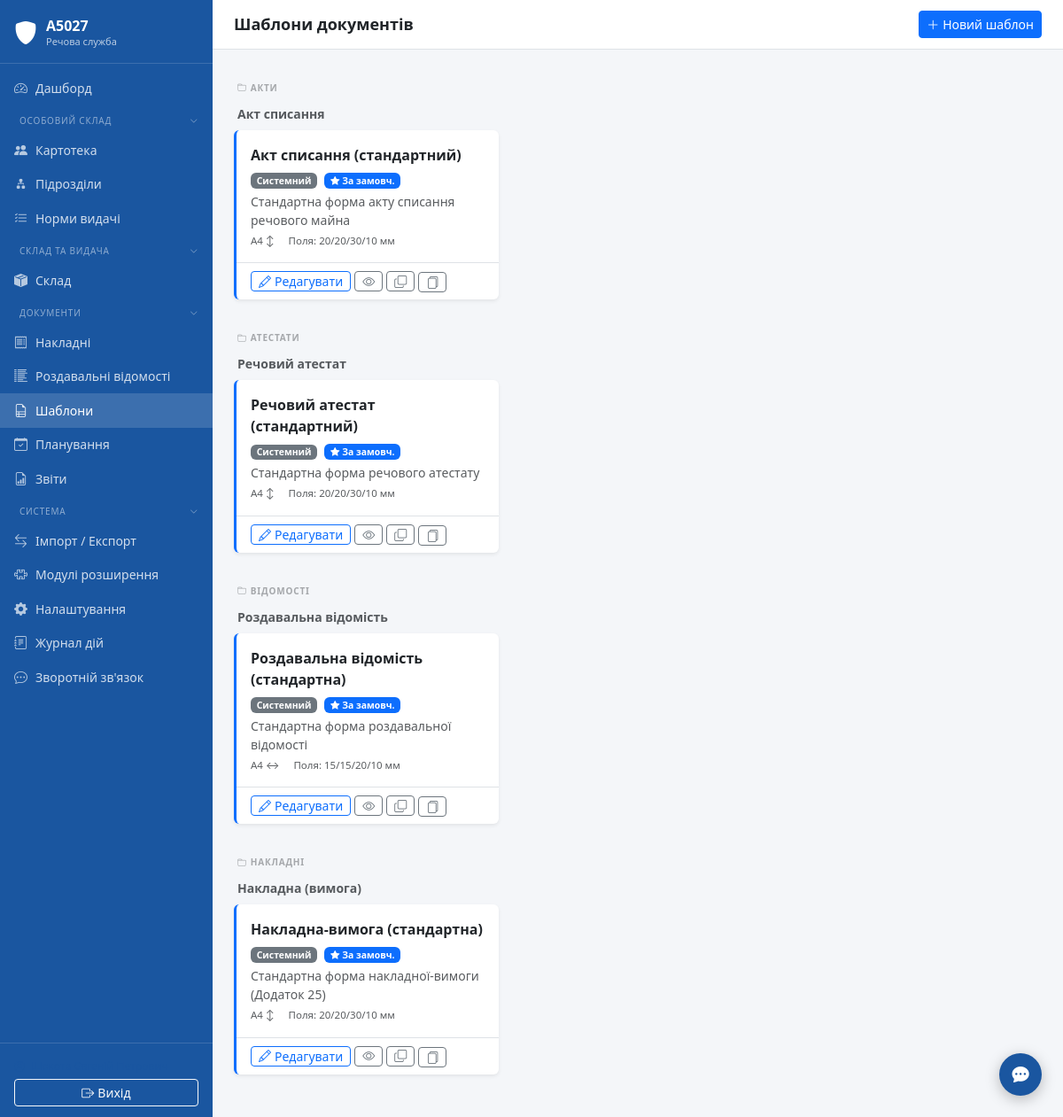
Screenshot of /doc-templates/ (signed in) with the database file from the repository.
### tables this page shows
CREATE TABLE settings (
            key TEXT PRIMARY KEY,
            value TEXT NOT NULL DEFAULT '',
            updated_at TEXT NOT NULL DEFAULT (datetime('now','localtime'))
        );

CREATE TABLE doc_templates (
            id INTEGER PRIMARY KEY AUTOINCREMENT,
            name TEXT NOT NULL UNIQUE,
            doc_type TEXT NOT NULL DEFAULT 'custom',
            description TEXT,
            grid_data TEXT NOT NULL DEFAULT '{}',
            page_orientation TEXT NOT NULL DEFAULT 'portrait',
            page_size TEXT NOT NULL DEFAULT 'A4',
            margin_top REAL NOT NULL DEFAULT 20,
            margin_bottom REAL NOT NULL DEFAULT 20,
            margin_left REAL NOT NULL DEFAULT 30,
            margin_right REAL NOT NULL DEFAULT 10,
            is_system INTEGER NOT NULL DEFAULT 0,
            created_at TEXT NOT NULL DEFAULT (datetime('now','localtime')),
            updated_at TEXT NOT NULL DEFAULT (datetime('now','localtime'))
        , template_group TEXT NOT NULL DEFAULT '', default_for_type INTEGER NOT NULL DEFAULT 0, font_family TEXT NOT NULL DEFAULT 'Times New Roman', base_font_size INTEGER NOT NULL DEFAULT 12);

### modules/doc_templates/routes.py (the view)
@bp.route("/")
@login_required
def index():
    conn = get_connection()
    templates = conn.execute(
        "SELECT * FROM doc_templates ORDER BY template_group, doc_type, name"
    ).fetchall()
    conn.close()
    groups = {}
    for t in templates:
        g = t["template_group"] or "Без групи"
        dt = t["doc_type"]
        groups.setdefault(g, {}).setdefault(dt, []).append(dict(t))
    return render_template(
        "doc_templates/index.html",
        groups=groups,
        doc_type_labels=DOC_TYPE_LABELS,
    )

### templates/doc_templates/index.html (shortened to what this page needs)
{% extends "base.html" %}
{% block page_title %}Шаблони документів{% endblock %}
{% block topbar_actions %}
<a href="{{ url_for('doc_templates.new') }}" class="btn btn-sm btn-primary">
    <i class="bi bi-plus-lg me-1"></i>Новий шаблон
</a>
{% endblock %}
{% block content %}
{% if not groups %}
<div class="text-center py-5 text-muted">
    <i class="bi bi-file-earmark-ruled" style="font-size:3rem;opacity:.3"></i>
    <p class="mt-3">Шаблонів ще немає.<br>
        <a href="{{ url_for('doc_templates.new') }}">Створити перший</a>
    </p>
</div>
{% else %}
{% for group_name, by_type in groups.items() %}
<div class="mb-4">
    <div class="nav-section-label mb-2 text-uppercase small text-muted fw-bold ps-1">
        <i class="bi bi-folder me-1"></i>{{ group_name }}
    </div>
    {% for doc_type, templates in by_type.items() %}
    <div class="mb-3">
        <div class="text-muted small fw-semibold mb-2 ps-1">
            {{ doc_type_labels.get(doc_type, doc_type) }}
        </div>
        <div class="row g-2">
            {% for t in templates %}
            <div class="col-md-6 col-xl-4">
                <div class="card border-0 shadow-sm h-100 {{ 'border-start border-primary border-3' if t.default_for_type }}">
                    <div class="card-body p-3">
                        <div class="d-flex align-items-center gap-2 flex-wrap mb-1">
                            <span class="fw-semibold">{{ t.name }}</span>
                            {% if t.is_system %}
                            <span class="badge bg-secondary" style="font-size:.65rem">Системний</span>
                            {% endif %}
                            {% if t.default_for_type %}
                            <span class="badge bg-primary" style="font-size:.65rem">
                                <i class="bi bi-star-fill"></i> За замовч.
                            </span>
                            {% endif %}
                        </div>
                        {% if t.description %}
                        <div class="text-muted small">{{ t.description }}</div>
                        {% endif %}
                        <div class="text-muted mt-1 d-flex gap-3 flex-wrap" style="font-size:.72rem">
                            <span>{{ t.page_size }} {{ '↔' if t.page_orientation == 'landscape' else '↕' }}</span>
                            <span>Поля: {{ t.margin_top|int }}/{{ t.margin_bottom|int }}/{{ t.margin_left|int }}/{{ t.margin_right|int }} мм</span>
                        </div>
                    </div>
                    <div class="card-footer bg-transparent py-2 px-3 border-top d-flex gap-1 flex-wrap align-items-center">
                        <a href="{{ url_for('doc_templates.edit', tpl_id=t.id) }}"
                           class="btn btn-sm btn-outline-primary py-0 px-2">
                            <i class="bi bi-pencil me-1"></i>Редагувати
                        </a>
                        <a href="{{ url_for('doc_templates.preview', tpl_id=t.id) }}"
                           class="btn btn-sm btn-outline-secondary py-0 px-2" target="_blank">
                            <i class="bi bi-eye"></i>
                        </a>
                        <a href="{{ url_for('doc_templates.new') }}?copy_from={{ t.id }}"
                           class="btn btn-sm btn-outline-secondary py-0 px-2" title="Створити копію на основі цього">
                            <i class="bi bi-copy"></i>
                        </a>
                        <form method="POST" action="{{ url_for('doc_templates.duplicate', tpl_id=t.id) }}" class="d-inline">
                            <button type="submit" class="btn btn-sm btn-outline-secondary py-0 px-2" title="Дублювати">
                                <i class="bi bi-files"></i>
                            </button>
                        </form>
                    </div>
                </div>
            </div>
            {% endfor %}
        </div>
    </div>
    {% endfor %}
</div>
{% endfor %}
{% endif %}
{% endblock %}

### templates/base.html (shortened to what this page needs)
<!DOCTYPE html>
<html lang="uk">
<head>
    <link rel="stylesheet" href="{{ url_for('static', filename='css/bootstrap.min.css') }}">
    <link rel="stylesheet" href="{{ url_for('static', filename='css/bootstrap-icons.min.css') }}">
    <link rel="stylesheet" href="{{ url_for('static', filename='css/main.css') }}">
    <link rel="stylesheet" href="{{ url_for('static', filename='css/theme-' ~ (session.get('theme') or 'default') ~ '.css') }}">
</head>
<body>
<div class="app-wrapper">
    <nav class="app-sidebar">
        <a class="sidebar-brand" href="{{ url_for('dashboard') }}">
            <i class="bi bi-shield-fill sidebar-brand-icon"></i>
            <div class="sidebar-brand-text">
                <div class="title">{{ unit_name }}</div>
                <div class="subtitle">Речова служба</div>
            </div>
        </a>
        {%- set _in_docs = request.blueprint in ('invoices','rv','doc_templates','planning','reports') %}
        {%- set _in_plugins = plugin_menu_items and request.path and plugin_menu_items | selectattr('url') | list | length > 0 %}
        {%- set _sidebar_extra = slot('sidebar.items') %}
        {%- set _in_extra = _sidebar_extra and _sidebar_extra | length > 0 %}
        {%- set _in_system = request.blueprint in ('import_export','plugins','settings','audit') or request.path.startswith('/settings/') or request.path.startswith('/audit/') %}
        <ul class="nav flex-column sidebar-nav">
            <li class="nav-item">
                <a class="nav-link {% if request.endpoint == 'dashboard' %}active{% endif %}"
                   href="{{ url_for('dashboard') }}">
                    <i class="bi bi-speedometer2"></i> Дашборд
                </a>
            </li>
            <li>
                <button class="nav-section-toggle" data-section="os">
                    <span>Особовий склад</span>
                    <i class="bi bi-chevron-down nav-section-chevron"></i>
                </button>
            </li>
            <li class="nav-section-body" data-section-body="os">
                <ul class="nav flex-column">
                    <li class="nav-item">
                        <a class="nav-link {% if request.blueprint == 'personnel' %}active{% endif %}"
                           href="/personnel/">
                            <i class="bi bi-people-fill"></i> Картотека
                        </a>
                    </li>
                    <li class="nav-item">
                        <a class="nav-link {% if request.path == '/units/' or request.path.startswith('/units/') %}active{% endif %}"
                           href="/units/">
                            <i class="bi bi-diagram-2-fill"></i> Підрозділи
                        </a>
                    </li>
                    <li class="nav-item">
                        <a class="nav-link {% if request.blueprint == 'supply_norms' %}active{% endif %}"
                           href="/supply-norms/">
                            <i class="bi bi-list-check"></i> Норми видачі
                        </a>
                    </li>
                </ul>
            </li>
            <li>
                <button class="nav-section-toggle" data-section="sklad">
                    <span>Склад та видача</span>
                    <i class="bi bi-chevron-down nav-section-chevron"></i>
                </button>
            </li>
            <li class="nav-section-body" data-section-body="sklad">
                <ul class="nav flex-column">
                    <li class="nav-item">
                        <a class="nav-link {% if request.blueprint == 'warehouse' %}active{% endif %}"
                           href="/warehouse/">
                            <i class="bi bi-box-seam-fill"></i> Склад
                        </a>
                    </li>
                </ul>
            </li>
            <li>
                <button class="nav-section-toggle" data-section="docs"
                        {% if _in_docs %}data-default-open="1"{% endif %}>
                    <span>Документи</span>
                    <i class="bi bi-chevron-down nav-section-chevron"></i>
                </button>
            </li>
            <li class="nav-section-body" data-section-body="docs">
                <ul class="nav flex-column">
                    <li class="nav-item">
                        <a class="nav-link {% if request.blueprint == 'invoices' %}active{% endif %}"
                           href="/invoices/">
                            <i class="bi bi-receipt"></i> Накладні
                        </a>
                    </li>
                    <li class="nav-item">
                        <a class="nav-link {% if request.blueprint == 'rv' %}active{% endif %}"
                           href="/rv/">
                            <i class="bi bi-list-columns-reverse"></i> Роздавальні відомості
                        </a>
                    </li>
                    <li class="nav-item">
                        <a class="nav-link {% if request.blueprint == 'doc_templates' %}active{% endif %}"
                           href="/doc-templates/">
                            <i class="bi bi-file-earmark-ruled"></i> Шаблони
                        </a>
                    </li>
                    <li class="nav-item">
                        <a class="nav-link {% if request.blueprint == 'planning' %}active{% endif %}"
                           href="{{ url_for('planning.index') }}">
                            <i class="bi bi-calendar-check"></i> Планування
                        </a>
                    </li>
                    <li class="nav-item">
                        <a class="nav-link {% if request.blueprint == 'reports' %}active{% endif %}"
                           href="{{ url_for('reports.index') }}">
                            <i class="bi bi-file-earmark-bar-graph"></i> Звіти
                        </a>
                    </li>
                </ul>
            </li>
            <li>
                <button class="nav-section-toggle" data-section="system"
                        {% if _in_system %}data-default-open="1"{% endif %}>
                    <span>Система</span>
                    <i class="bi bi-chevron-down nav-section-chevron"></i>
                </button>
            </li>
            <li class="nav-section-body" data-section-body="system">
                <ul class="nav flex-column">
                    <li class="nav-item">
                        <a class="nav-link {% if request.blueprint == 'import_export' %}active{% endif %}"
                           href="{{ url_for('import_export.index') }}">
                            <i class="bi bi-arrow-left-right"></i> Імпорт / Експорт
                        </a>
                    </li>
                    <li class="nav-item">
                        <a class="nav-link {% if request.blueprint == 'plugins' %}active{% endif %}"
                           href="{{ url_for('plugins.index') }}">
                            <i class="bi bi-puzzle"></i> Модулі розширення
                        </a>
                    </li>
                    <li class="nav-item">
                        <a class="nav-link {% if request.path.startswith('/settings/') %}active{% endif %}"
                           href="/settings/">
                            <i class="bi bi-gear-fill"></i> Налаштування
                        </a>
                    </li>
                    <li class="nav-item">
                        <a class="nav-link {% if request.path.startswith('/audit/') %}active{% endif %}"
                           href="/audit/">
                            <i class="bi bi-journal-text"></i> Журнал дій
                        </a>
                    </li>
                    <li class="nav-item">
                        <a class="nav-link {% if request.path.startswith('/feedback') %}active{% endif %}"
                           href="/feedback/">
                            <i class="bi bi-chat-dots"></i> Зворотній зв'язок
                        </a>
                    </li>
                </ul>
            </li>
        </ul>
        <div class="sidebar-footer">
            <a href="{{ url_for('profile') }}" class="sidebar-user-name text-decoration-none"
               title="Особистий кабінет">
                <i class="bi bi-person-circle me-1"></i>
            </a>
            <a href="{{ url_for('logout') }}" class="btn btn-sm btn-outline-light w-100 mt-1">
                <i class="bi bi-box-arrow-right me-1"></i>Вихід
            </a>
        </div>
    </nav>
    <div class="app-main">
        <div class="app-topbar">
            <h1>{% block page_title %}{% endblock %}</h1>
            <div class="d-flex gap-2">
                {% block topbar_actions %}{% endblock %}
            </div>
        </div>
        <div class="app-content">
            {% block content %}{% endblock %}
        </div>
    </div>
</div>
<div class="toast-container-fixed" id="toastContainer">
{% if session.get('user_id') %}
<button id="fbFloatBtn" title="Зворотній зв'язок / Повідомити про помилку"
        data-bs-toggle="modal" data-bs-target="#feedbackModal"
        style="position:fixed;bottom:1.5rem;right:1.5rem;z-index:1040;
               width:48px;height:48px;border-radius:50%;
               background:var(--app-primary);color:#fff;border:none;
               box-shadow:0 4px 16px rgba(0,0,0,.25);font-size:1.2rem;
               display:flex;align-items:center;justify-content:center;
               transition:transform .15s;">
    <i class="bi bi-chat-dots-fill"></i>
</button>
{% endif %}
</div></div>
</body>
</html>

### rows the page displays
settings: value "А5027"
doc_templates: template_group "АКТИ", get "Акт списання", name "Акт списання (стандартний)", is_system "Системний", default_for_type 1 (drawn), description "Стандартна форма акту списання речового майна", page_size "A4", page_orientation "↕", margin_top "20", margin_bottom "20", margin_left "30", margin_right "10"
doc_templates: template_group "АТЕСТАТИ", get "Речовий атестат", name "Речовий атестат (стандартний)", is_system "Системний", default_for_type 1 (drawn), description "Стандартна форма речового атестату", page_size "A4", page_orientation "↕", margin_top "20", margin_bottom "20", margin_left "30", margin_right "10"
doc_templates: template_group "ВІДОМОСТІ", get "Роздавальна відомість", name "Роздавальна відомість (стандартна)", is_system "Системний", default_for_type 1 (drawn), description "Стандартна форма роздавальної відомості", page_size "A4", page_orientation "↔", margin_top "15", margin_bottom "15", margin_left "20", margin_right "10"
doc_templates: template_group "НАКЛАДНІ", get "Накладна (вимога)", name "Накладна-вимога (стандартна)", is_system "Системний", default_for_type 1 (drawn), description "Стандартна форма накладної-вимоги (Додаток 25)", page_size "A4", page_orientation "↕", margin_top "20", margin_bottom "20", margin_left "30", margin_right "10"
